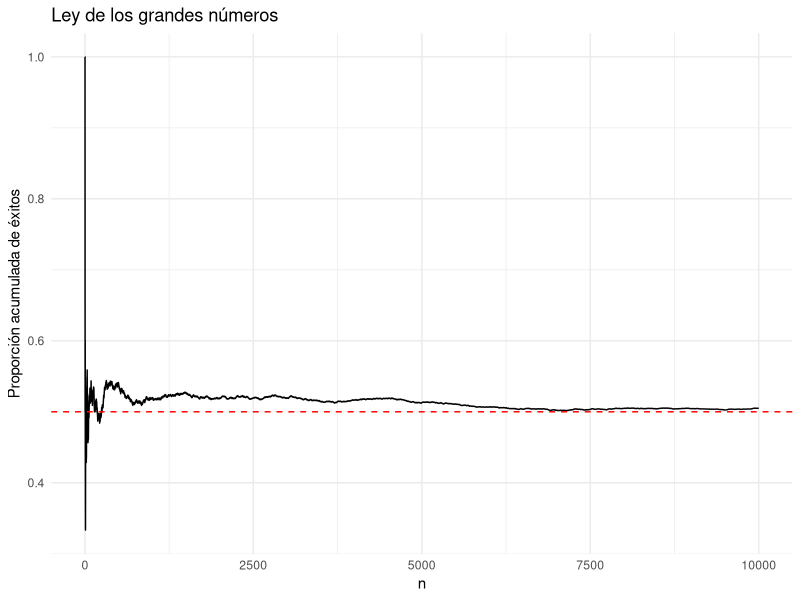
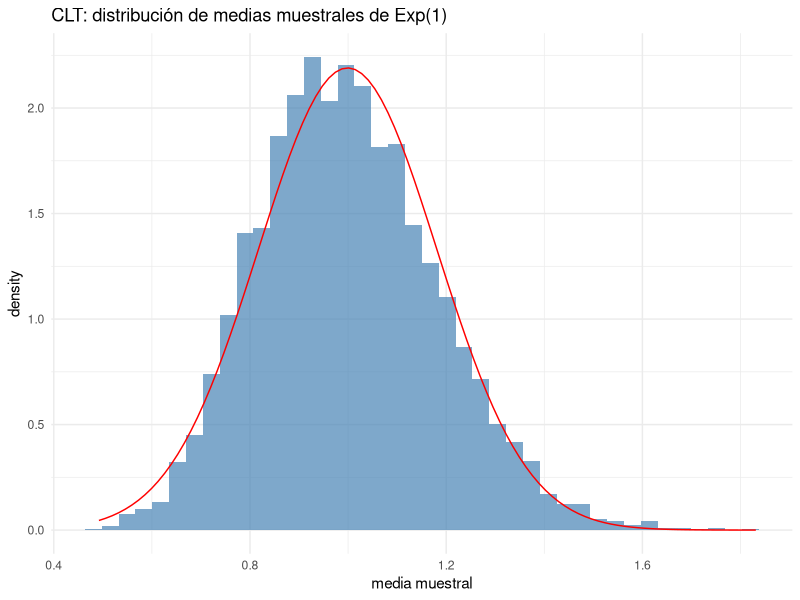

Write R code to recreate these figures, in order.
# =============================================================================
# Sesión 6 — Día 3 · tarde — Cómputo estadístico y simulación
# Curso de nivelación en R — CIMAT Aguascalientes
# =============================================================================
#
# Objetivo de la sesión (2h):
#   Usar la familia d/p/q/r para trabajar con distribuciones, fijar semillas
#   para reproducibilidad, simular experimentos con Monte Carlo, generar
#   datasets ficticios (fechas, categorías, IDs), resumir datos con las
#   herramientas de estadística descriptiva de R (quantile, IQR, cor, cov,
#   skimr::skim()), y dar el primer paso hacia inferencia con t.test().

library(tidyverse)
library(skimr)      # resúmenes descriptivos rápidos de un data frame completo

# Función de la sesión anterior, la reutilizamos aquí:
error_estandar <- function(x, na.rm = TRUE) {
  n <- if (na.rm) sum(!is.na(x)) else length(x)
  sd(x, na.rm = na.rm) / sqrt(n)
}

# -----------------------------------------------------------------------------
# 1. Distribuciones en R: la familia d/p/q/r
# -----------------------------------------------------------------------------
# Para cada distribución (norm, binom, pois, unif, t, chisq, exp, ...) hay
# cuatro funciones:
#   d<dist>()  densidad / masa de probabilidad         dnorm(0)
#   p<dist>()  función de distribución acumulada (CDF)  pnorm(1.96)
#   q<dist>()  cuantil (inversa de la CDF)               qnorm(0.975)
#   r<dist>()  generación de números aleatorios          rnorm(10)

dnorm(0, mean = 0, sd = 1)          # altura de la densidad normal en 0
pnorm(1.96)                          # P(Z <= 1.96) ≈ 0.975
qnorm(0.975)                         # cuantil 97.5% ≈ 1.96
rnorm(5, mean = 100, sd = 15)        # 5 valores aleatorios N(100, 15^2)

# Mismo patrón para binomial, Poisson, etc.
dbinom(3, size = 10, prob = 0.5)     # P(X = 3) con X ~ Binomial(10, 0.5)
ppois(5, lambda = 3)                 # P(X <= 5) con X ~ Poisson(3)

# -----------------------------------------------------------------------------
# 2. Números aleatorios y reproducibilidad
# -----------------------------------------------------------------------------

set.seed(2026)      # fija la semilla: reproducibilidad total de lo aleatorio
rnorm(3)
set.seed(2026)
rnorm(3)             # idéntico al anterior

# -----------------------------------------------------------------------------
# 3. Simulación Monte Carlo
# -----------------------------------------------------------------------------

# Ejemplo 1: Ley de los grandes números
set.seed(1)
lanzamientos <- sample(c(0, 1), size = 10000, replace = TRUE, prob = c(0.5, 0.5))
medias_acumuladas <- cumsum(lanzamientos) / seq_along(lanzamientos)

tibble(n = seq_along(medias_acumuladas), media = medias_acumuladas) %>%
  ggplot(aes(n, media)) +
  geom_line() +
  geom_hline(yintercept = 0.5, color = "red", linetype = "dashed") +
  labs(title = "Ley de los grandes números", x = "n", y = "Proporción acumulada de éxitos") +
  theme_minimal()

# Ejemplo 2: Teorema del límite central por simulación
# Tomamos muchas muestras de una exponencial (muy asimétrica) y vemos
# que la distribución de sus medias se vuelve normal.
set.seed(1)
n_muestra <- 30
n_repeticiones <- 5000

medias <- replicate(n_repeticiones, mean(rexp(n_muestra, rate = 1)))

tibble(medias) %>%
  ggplot(aes(medias)) +
  geom_histogram(aes(y = after_stat(density)), bins = 40, fill = "steelblue", alpha = 0.7) +
  stat_function(fun = dnorm, args = list(mean = mean(medias), sd = sd(medias)), color = "red") +
  labs(title = "CLT: distribución de medias muestrales de Exp(1)", x = "media muestral") +
  theme_minimal()

# -----------------------------------------------------------------------------
# 4. Generar datos ficticios para practicar
# -----------------------------------------------------------------------------
# No siempre necesitas un dataset real para practicar dplyr/ggplot2: puedes
# construir uno ficticio combinando sample(), fechas y las funciones r<dist>()
# ya vistas. Útil para tener datos "de mentira" con la forma que quieras.

set.seed(42)
n <- 200

datos_ficticios <- tibble(
  id        = sprintf("ID%03d", 1:n),                                    # identificador secuencial
  fecha     = sample(seq(as.Date("2024-01-01"), as.Date("2024-12-31"),
                          by = "day"), n, replace = TRUE),                # fechas aleatorias en un rango
  categoria = sample(c("A", "B", "C"), n, replace = TRUE,
                      prob = c(0.5, 0.3, 0.2)),                          # categorías con probabilidades distintas
  cliente   = sample(c("Ana", "Luis", "Marta", "Iván", "Sofía"), n,
                      replace = TRUE),                                   # nombres ficticios (con repetición)
  monto     = round(rgamma(n, shape = 2, rate = 0.1), 2)                 # numérica asimétrica (p.ej. montos de compra)
)

datos_ficticios
table(datos_ficticios$categoria)          # verifica que las proporciones cuadran aprox.

# -----------------------------------------------------------------------------
# 5. Estadística descriptiva: resumen numérico
# -----------------------------------------------------------------------------
# Más allá de mean()/sd(), estas son las funciones que vas a usar todo el
# tiempo para resumir una variable numérica.

x <- mtcars$mpg

summary(x)                            # resumen de 6 números: min, Q1, mediana, media, Q3, max
quantile(x)                           # cuartiles (0%, 25%, 50%, 75%, 100%)
quantile(x, probs = c(0.1, 0.9))      # cuantiles arbitrarios
IQR(x)                                # rango intercuartílico: Q3 - Q1 (dispersión robusta)

# cor()/cov(): relación ENTRE dos variables numéricas
cor(mtcars$mpg, mtcars$hp)     # correlación de Pearson, entre -1 y 1
cov(mtcars$mpg, mtcars$hp)     # covarianza (misma idea, sin normalizar a [-1, 1])

# cor() sobre varias columnas a la vez da la matriz de correlaciones
cor(mtcars[, c("mpg", "hp", "wt")])

# skimr::skim() automatiza todo lo anterior de un jalón: para cada columna
# de un data frame completo, da media, sd, cuartiles, histograma en texto,
# % de NAs, etc. Es el punto de partida típico al explorar un dataset nuevo.
skim(mtcars[, c("mpg", "hp", "wt")])

# -----------------------------------------------------------------------------
# 6. Introducción a la inferencia: t.test()
# -----------------------------------------------------------------------------
# t.test() hace una prueba t y, de paso, regresa el intervalo de confianza
# para la media: ya no hace falta calcularlo a mano con error_estandar().

set.seed(2026)
muestra <- rnorm(30, mean = 100, sd = 15)

prueba <- t.test(muestra, mu = 95)   # H0: la media poblacional es 95
prueba
prueba$p.value          # valor p
prueba$conf.int         # intervalo de confianza (95% por default)

# Comparar dos grupos (dos muestras independientes):
grupo1 <- rnorm(20, mean = 50, sd = 5)
grupo2 <- rnorm(20, mean = 53, sd = 5)

t.test(grupo1, grupo2, var.equal = TRUE)    # asumiendo varianzas iguales
t.test(grupo1, grupo2, var.equal = FALSE)   # prueba de Welch (varianzas distintas; es el default)

# =============================================================================
# EJERCICIOS
# =============================================================================

# 1. Usando qnorm(), encuentra el valor crítico de una normal estándar para
#    un intervalo de confianza del 90%.

# 2. Simula 10,000 lanzamientos de un dado justo (sample(1:6, ...)) y
#    verifica con una tabla (table()/prop.table()) que cada cara aparece
#    aproximadamente 1/6 de las veces.

# 3. Escribe una función `intervalo_confianza_media(x, conf = 0.95)` que
#    reciba un vector y regrese el intervalo de confianza para la media
#    usando la aproximación normal: media +/- z * error_estandar(x).

# 4. (Reto) Repite la simulación del CLT del ejemplo 2 pero partiendo de una
#    distribución uniforme (runif) y de una binomial con p = 0.05
#    (muy asimétrica). ¿Con qué tamaño de muestra n empieza a verse
#    razonablemente normal en cada caso?

# 5. Genera tu propio dataset ficticio con al menos 4 columnas (incluyendo una
#    fecha y una variable categórica) y n = 150 filas. Usa table()/
#    prop.table() para verificar que las categorías respetan aproximadamente
#    las probabilidades que definiste en el prob de sample().

# 6. Usando mtcars$wt, calcula el resumen de 5 números (quantile()), el IQR,
#    y determina si hay valores atípicos con la regla Q1 - 1.5*IQR /
#    Q3 + 1.5*IQR. ¿Cuál es la correlación entre wt y mpg? ¿Tiene sentido
#    el signo?

# 7. Simula dos muestras normales con medias distintas (rnorm) y usa t.test()
#    para probar si la diferencia de medias es significativa. Repite con
#    medias iguales: ¿cambia el valor p como esperabas?
